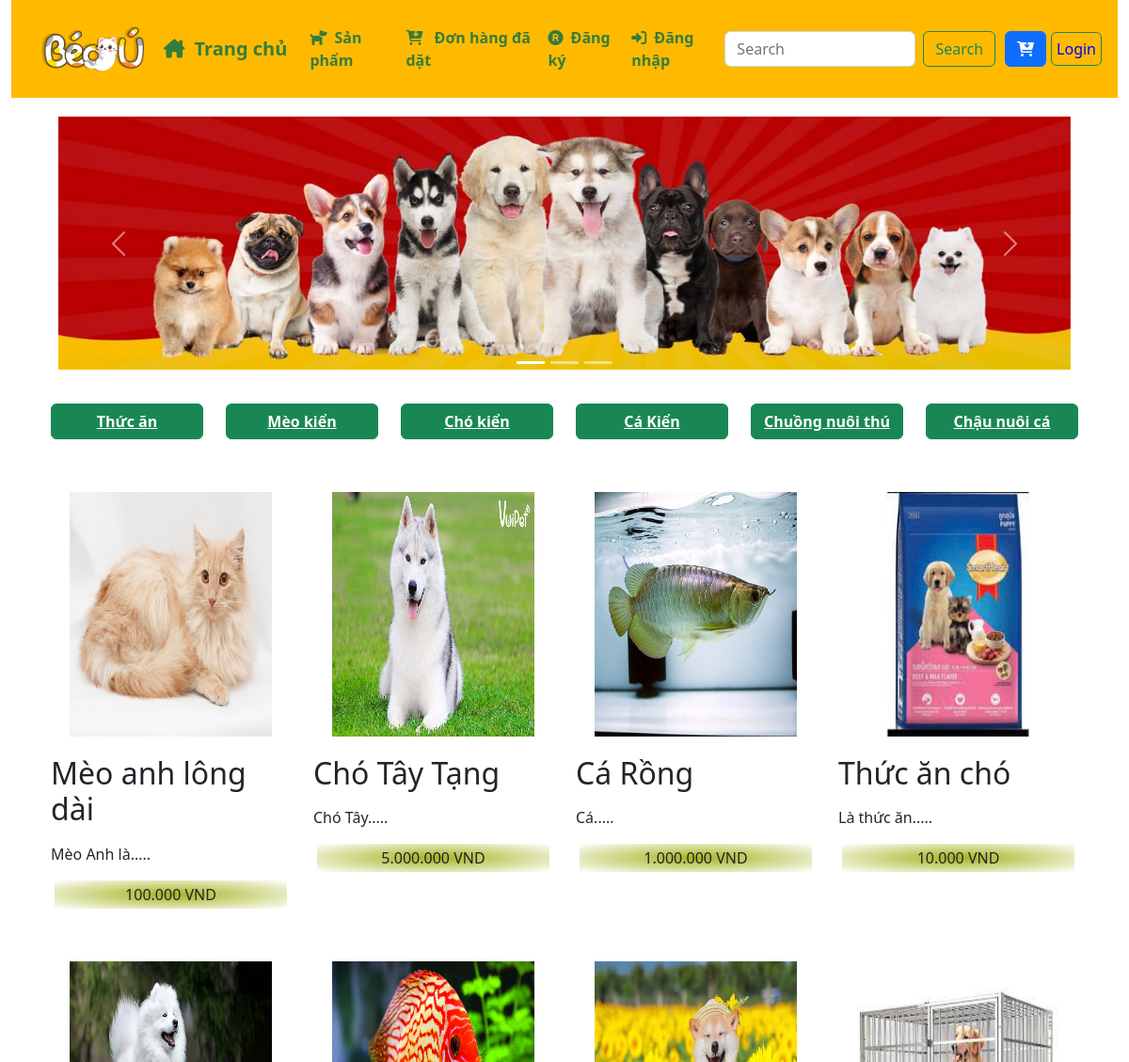
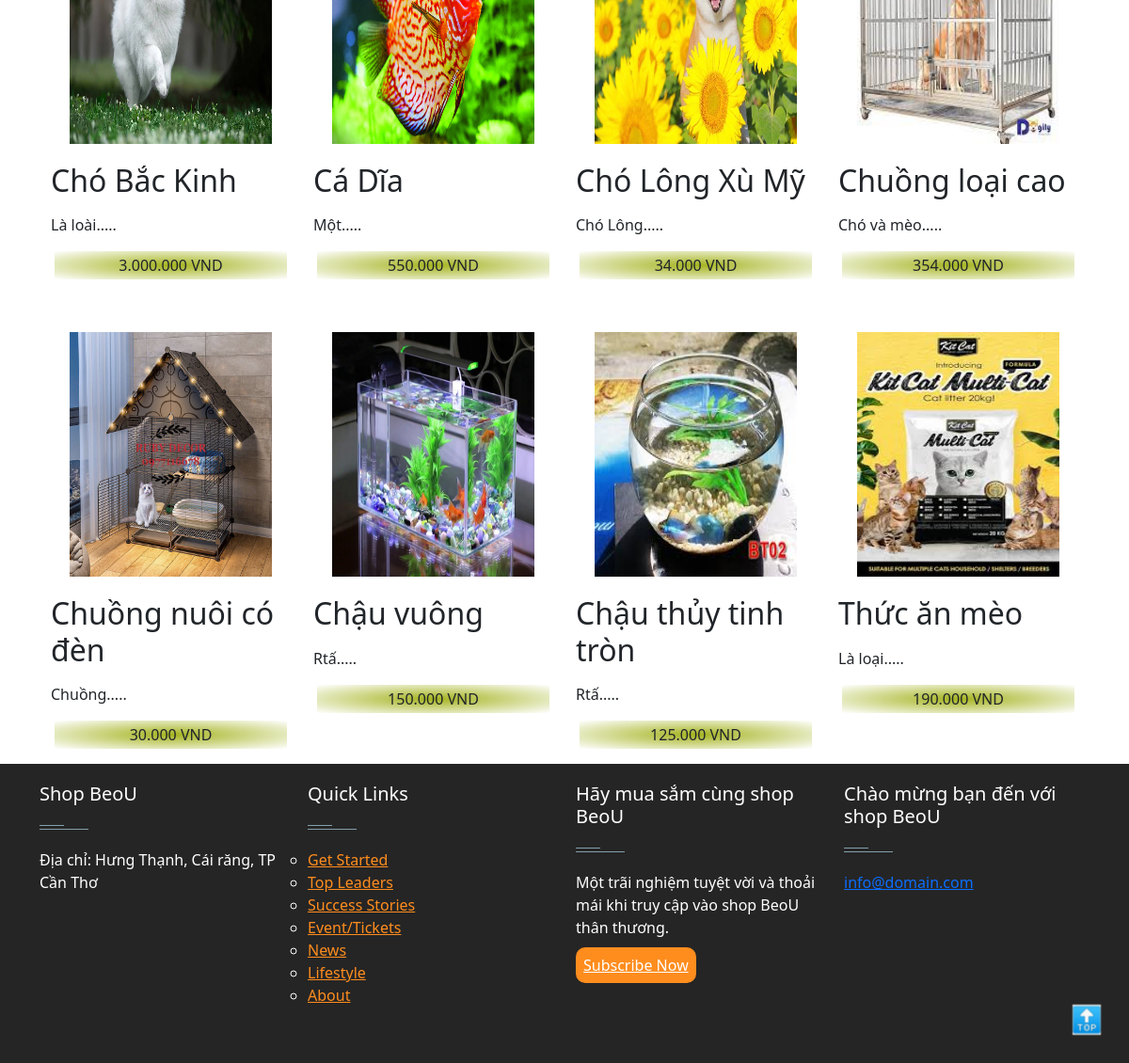
The app's page /sanpham.php with its own data (2 pictures, top to bottom).
### tables this page shows
CREATE TABLE `tbl_category` (
  `catId` int(11) NOT NULL,
  `catName` varchar(255) NOT NULL
);

CREATE TABLE `tbl_product` (
  `productId` int(11) NOT NULL,
  `productName` text NOT NULL,
  `productdesc` text NOT NULL,
  `type_1` int(11) NOT NULL,
  `price` varchar(255) NOT NULL,
  `image_1` varchar(255) NOT NULL,
  `brandId` int(11) NOT NULL,
  `adminID` int(11) NOT NULL,
  `catId` int(11) NOT NULL
);

### classes/category.php (called while the page is built, shortened)
<?php
$filepath = realpath(dirname(__FILE__));
include_once($filepath . '/../lib/database.php');
include_once($filepath . '/../helpers/format.php');
?>
<?php
class category extends Database
{
    public function show_category_fontend()
    {
        $sql = "SELECT * FROM pet.tbl_category order by catId desc";
        $stmt = $this->connect()->query($sql);
        return $stmt;
    }
}
?>

### lib/database.php (called while the page is built)
<?php
class Database
{
  private $host = "localhost";
  private $username = "root";
  private $password = "";
  private $dbname = "pet";
  protected function connect()
  {
    $conn = 'mysql:host' . $this->host . ';dbname=' . $this->dbname . ';charset=utf8';
    $pdo = new PDO($conn, $this->username, $this->password);
    return $pdo;
  }
}

### classes/product.php (called while the page is built, shortened)
<?php
$filepath = realpath(dirname(__FILE__));
include_once($filepath . '/../lib/database.php');
include_once($filepath . '/../helpers/format.php');
?>
<?php
class product extends Database
{
  public function getproduct_binhthuong()
  {
    $sql = "SELECT * FROM pet.tbl_product ";
    $stmt = $this->connect()->query($sql);
    return $stmt;
  }
}
?>

### helpers/format.php (called while the page is built, shortened)
<?php
class Format{
public function textShorten($text, $limit = 400){
$text = $text. " ";
$text = substr($text, 0, $limit);
$text = substr($text, 0, strrpos($text, ' '));
$text = $text.".....";
return $text;
}
public function format_currency($n=0){
    $n=(string)$n;
    $n=strrev($n);
    $res='';
    for($i=0;$i<strlen($n);$i++){
        if($i%3==0 && $i!=0){
            $res.='.';
        }
        $res.=$n[$i];
    }
    $res=strrev($res);
    return $res;
}
}

### sanpham.php (the view)
<?php
include_once 'inc/header.php';
include_once 'inc/slider.php';
?>
<div class="container">
  <div class="content">
    <div class="row mt-3 mb-3">
      <?php
      $getall_category = $cat->show_category_fontend();
      if ($getall_category) {
        while ($result_allcat = $getall_category->fetch()) {
      ?>
          <div class="col-2">
            <button style="width: 100% ; color: white; font-weight: bold;" type="button" class="btn btn-success">
              <a style="color:white;" href="productbycart.php?catid=<?php echo $result_allcat['catId'] ?>"><?php echo $result_allcat['catName'] ?></a>
            </button>
          </div>
      <?php
        }
      }
      ?>
    </div>
    <div class="row">
      <?php
      $product_binhthuong = $product->getproduct_binhthuong();
      if ($product_binhthuong) {
        while ($result = $product_binhthuong->fetch()) {
      ?>
          <div class="col-12 col-sm-6 col-md-3  image">
            <a href="trangchitiet.php?proid=<?php echo $result['productId'] ?>">
              <img class="d-block w-100" src="admin/uploads/<?php echo $result['image_1'] ?>" alt="" />
            </a>
            <h2><?php echo $result['productName'] ?></h2>
            <p><?php echo $fm->textShorten($result['productdesc'], 20) ?></p>
            <p><span><?php echo $fm->format_currency($result['price']) . ' ' . 'VND' ?></span></p>
          </div>
      <?php
        }
      }
      ?>
    </div>
  </div>
</div>
<?php
include_once 'inc/footer.php';
?>

### style.css (style rules this page uses)
.image img { height: 300px; width: 100%; }
.image { background-color: white; margin-top: 20px; }
.content span { display: block; margin: 4px; padding: 3px; background: radial-gradient(#a4b31e, #fff); text-align: center; }
:root { --input-padding-x: 1.5rem; --input-padding-y: .75rem; }
img { padding: 20px; transform: scale(1); transition: all 0.5s; }

### records on screen
tbl_category: catName "Thức ăn"
tbl_category: catName "Mèo kiển"
tbl_category: catName "Chó kiển"
tbl_category: catName "Cá Kiển"
tbl_category: catName "Chuồng nuôi thú"
tbl_category: catName "Chậu nuôi cá"
tbl_product: image_1 (picture), productName "Mèo anh lông dài", productdesc "Mèo Anh là.....", price "100.000"
tbl_product: image_1 (picture), productName "Chó Tây Tạng", productdesc "Chó Tây.....", price "5.000.000"
tbl_product: image_1 (picture), productName "Cá Rồng", productdesc "Cá.....", price "1.000.000"
tbl_product: image_1 (picture), productName "Thức ăn chó", productdesc "Là thức ăn.....", price "10.000"
tbl_product: image_1 (picture), productName "Chó Bắc Kinh", productdesc "Là loài.....", price "3.000.000"
tbl_product: image_1 (picture), productName "Cá Dĩa", productdesc "Một.....", price "550.000"
tbl_product: image_1 (picture), productName "Chó Lông Xù Mỹ", productdesc "Chó Lông.....", price "34.000"
tbl_product: image_1 (picture), productName "Chuồng loại cao", productdesc "Chó và mèo.....", price "354.000"
tbl_product: image_1 (picture), productName "Chuồng nuôi có đèn", productdesc "Chuồng.....", price "30.000"
tbl_product: image_1 (picture), productName "Chậu vuông", productdesc "Rtấ.....", price "150.000"
tbl_product: image_1 (picture), productName "Chậu thủy tinh tròn", productdesc "Rtấ.....", price "125.000"
tbl_product: image_1 (picture), productName "Thức ăn mèo", productdesc "Là loại.....", price "190.000"
